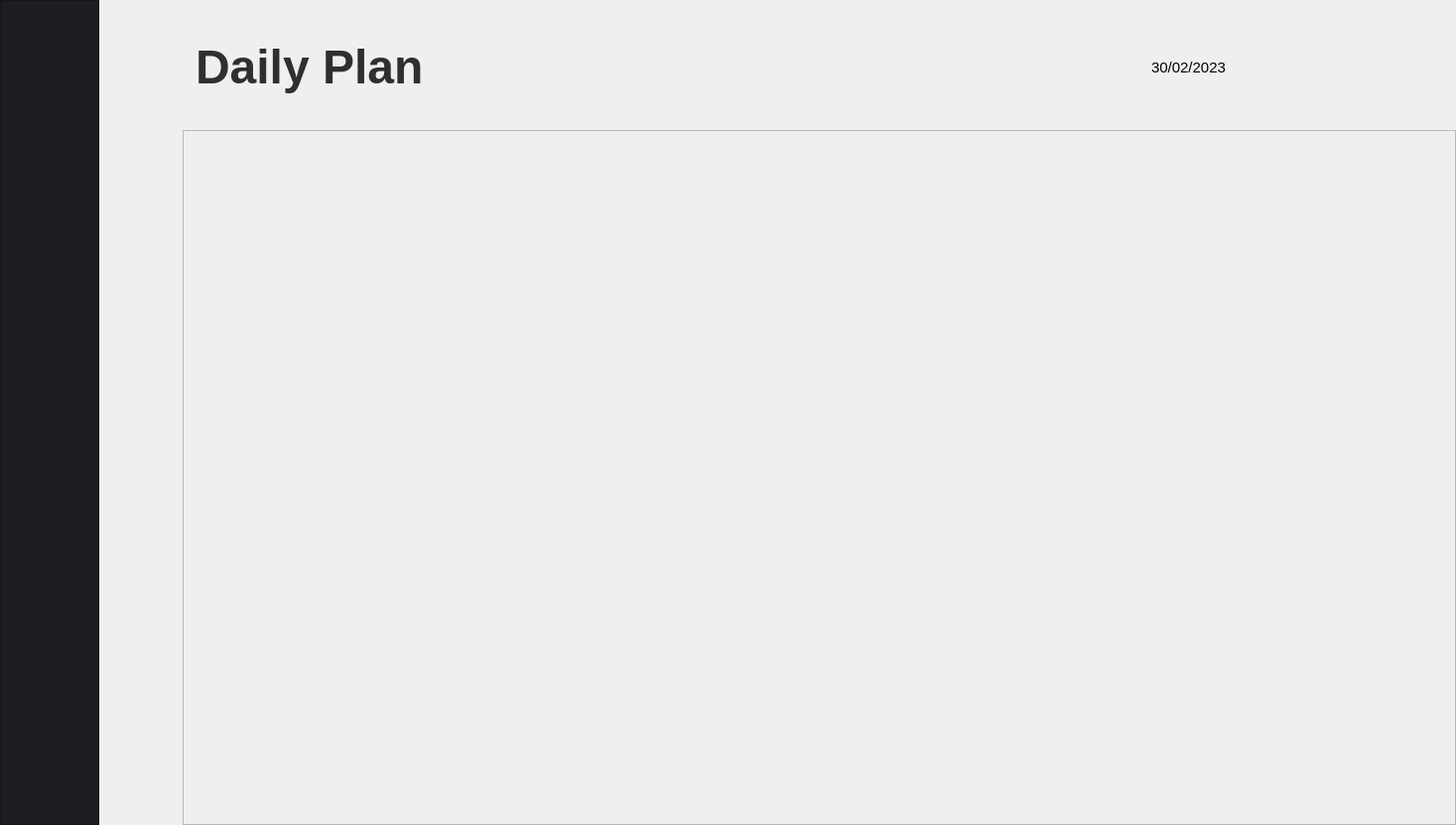
<?xml version="1.0" encoding="UTF-8"?>
<ui version="4.0">
 <class>MainWindow</class>
 <widget class="QMainWindow" name="MainWindow">
  <property name="geometry">
   <rect>
    <x>0</x>
    <y>0</y>
    <width>1467</width>
    <height>831</height>
   </rect>
  </property>
  <property name="windowTitle">
   <string>MainWindow</string>
  </property>
  <property name="autoFillBackground">
   <bool>false</bool>
  </property>
  <widget class="QWidget" name="centralwidget">
   <layout class="QGridLayout" name="gridLayout">
    <property name="leftMargin">
     <number>0</number>
    </property>
    <property name="topMargin">
     <number>0</number>
    </property>
    <property name="rightMargin">
     <number>0</number>
    </property>
    <property name="bottomMargin">
     <number>0</number>
    </property>
    <property name="horizontalSpacing">
     <number>20</number>
    </property>
    <item row="2" column="0" rowspan="2">
     <layout class="QVBoxLayout" name="verticalLayout">
      <item>
       <widget class="QFrame" name="frame">
        <property name="enabled">
         <bool>true</bool>
        </property>
        <property name="minimumSize">
         <size>
          <width>100</width>
          <height>400</height>
         </size>
        </property>
        <property name="maximumSize">
         <size>
          <width>100</width>
          <height>16777215</height>
         </size>
        </property>
        <property name="styleSheet">
         <string notr="true">background-color: rgb(28, 29, 34)</string>
        </property>
        <property name="frameShape">
         <enum>QFrame::StyledPanel</enum>
        </property>
        <property name="frameShadow">
         <enum>QFrame::Raised</enum>
        </property>
        <widget class="QLabel" name="label_2">
         <property name="geometry">
          <rect>
           <x>25</x>
           <y>50</y>
           <width>51</width>
           <height>51</height>
          </rect>
         </property>
         <property name="text">
          <string/>
         </property>
         <property name="pixmap">
          <pixmap resource="../../../../../../../../../Downloads/tes.qrc">:/newPrefix/Items.png</pixmap>
         </property>
        </widget>
        <widget class="QLabel" name="label">
         <property name="geometry">
          <rect>
           <x>31</x>
           <y>190</y>
           <width>31</width>
           <height>51</height>
          </rect>
         </property>
         <property name="text">
          <string>&lt;html&gt;&lt;head/&gt;&lt;body&gt;&lt;p&gt;&lt;img src=&quot;:/newPrefix/todolist.png&quot;/&gt;&lt;/p&gt;&lt;/body&gt;&lt;/html&gt;</string>
         </property>
        </widget>
        <widget class="QLabel" name="label_5">
         <property name="geometry">
          <rect>
           <x>21</x>
           <y>270</y>
           <width>51</width>
           <height>51</height>
          </rect>
         </property>
         <property name="text">
          <string>&lt;html&gt;&lt;head/&gt;&lt;body&gt;&lt;p&gt;&lt;img src=&quot;:/newPrefix/daily plan.png&quot;/&gt;&lt;/p&gt;&lt;/body&gt;&lt;/html&gt;</string>
         </property>
        </widget>
        <widget class="QLabel" name="label_4">
         <property name="geometry">
          <rect>
           <x>22</x>
           <y>350</y>
           <width>51</width>
           <height>51</height>
          </rect>
         </property>
         <property name="text">
          <string>&lt;html&gt;&lt;head/&gt;&lt;body&gt;&lt;p&gt;&lt;img src=&quot;:/newPrefix/target.png&quot;/&gt;&lt;/p&gt;&lt;/body&gt;&lt;/html&gt;</string>
         </property>
        </widget>
        <widget class="QLabel" name="label_8">
         <property name="geometry">
          <rect>
           <x>21</x>
           <y>440</y>
           <width>51</width>
           <height>41</height>
          </rect>
         </property>
         <property name="text">
          <string>&lt;html&gt;&lt;head/&gt;&lt;body&gt;&lt;p&gt;&lt;img src=&quot;:/newPrefix/gratitude.png&quot;/&gt;&lt;/p&gt;&lt;/body&gt;&lt;/html&gt;</string>
         </property>
        </widget>
        <widget class="QLabel" name="label_6">
         <property name="geometry">
          <rect>
           <x>30</x>
           <y>510</y>
           <width>41</width>
           <height>71</height>
          </rect>
         </property>
         <property name="text">
          <string>&lt;html&gt;&lt;head/&gt;&lt;body&gt;&lt;p&gt;&lt;img src=&quot;:/newPrefix/article.png&quot;/&gt;&lt;/p&gt;&lt;/body&gt;&lt;/html&gt;</string>
         </property>
        </widget>
        <widget class="QLabel" name="label_7">
         <property name="geometry">
          <rect>
           <x>40</x>
           <y>730</y>
           <width>31</width>
           <height>31</height>
          </rect>
         </property>
         <property name="text">
          <string>&lt;html&gt;&lt;head/&gt;&lt;body&gt;&lt;p&gt;&lt;img src=&quot;:/newPrefix/Icon.png&quot;/&gt;&lt;/p&gt;&lt;/body&gt;&lt;/html&gt;</string>
         </property>
        </widget>
       </widget>
      </item>
     </layout>
    </item>
    <item row="2" column="1">
     <layout class="QHBoxLayout" name="horizontalLayout_2">
      <item alignment="Qt::AlignTop">
       <widget class="QPushButton" name="pushButton">
        <property name="maximumSize">
         <size>
          <width>50</width>
          <height>16777215</height>
         </size>
        </property>
        <property name="autoFillBackground">
         <bool>false</bool>
        </property>
        <property name="styleSheet">
         <string notr="true">margin-top: 50px; margin-left: 10px</string>
        </property>
        <property name="text">
         <string/>
        </property>
        <property name="icon">
         <iconset resource="../../../../../../../../../Downloads/tes.qrc">
          <normaloff>:/newPrefix/Back.png</normaloff>:/newPrefix/Back.png</iconset>
        </property>
        <property name="iconSize">
         <size>
          <width>47</width>
          <height>49</height>
         </size>
        </property>
        <property name="autoDefault">
         <bool>false</bool>
        </property>
        <property name="default">
         <bool>false</bool>
        </property>
        <property name="flat">
         <bool>true</bool>
        </property>
       </widget>
      </item>
     </layout>
    </item>
    <item row="2" column="2">
     <layout class="QVBoxLayout" name="verticalLayout_6">
      <item>
       <layout class="QHBoxLayout" name="horizontalLayout_4">
        <item>
         <widget class="QLabel" name="label_9">
          <property name="font">
           <font>
            <pointsize>36</pointsize>
            <weight>75</weight>
            <bold>true</bold>
           </font>
          </property>
          <property name="styleSheet">
           <string notr="true">margin-top: 40px; color : #2F2F2F; margin-bottom: 30px</string>
          </property>
          <property name="text">
           <string>&lt;html&gt;&lt;head/&gt;&lt;body&gt;&lt;p&gt;Daily Plan&lt;/p&gt;&lt;/body&gt;&lt;/html&gt;</string>
          </property>
          <property name="alignment">
           <set>Qt::AlignLeading|Qt::AlignLeft|Qt::AlignVCenter</set>
          </property>
         </widget>
        </item>
        <item>
         <spacer name="horizontalSpacer">
          <property name="orientation">
           <enum>Qt::Horizontal</enum>
          </property>
          <property name="sizeHint" stdset="0">
           <size>
            <width>40</width>
            <height>20</height>
           </size>
          </property>
         </spacer>
        </item>
        <item>
         <widget class="QLabel" name="label_3">
          <property name="font">
           <font>
            <pointsize>11</pointsize>
           </font>
          </property>
          <property name="styleSheet">
           <string notr="true">margin-top: 40px;margin-bottom: 30px</string>
          </property>
          <property name="text">
           <string>30/02/2023</string>
          </property>
         </widget>
        </item>
        <item>
         <spacer name="horizontalSpacer_2">
          <property name="orientation">
           <enum>Qt::Horizontal</enum>
          </property>
          <property name="sizeType">
           <enum>QSizePolicy::Minimum</enum>
          </property>
          <property name="sizeHint" stdset="0">
           <size>
            <width>40</width>
            <height>20</height>
           </size>
          </property>
         </spacer>
        </item>
        <item>
         <widget class="QPushButton" name="pushButton_3">
          <property name="styleSheet">
           <string notr="true">margin-top:40px;margin-bottom: 30px</string>
          </property>
          <property name="text">
           <string/>
          </property>
          <property name="icon">
           <iconset resource="../../../../../../../../../Downloads/tes.qrc">
            <normaloff>:/newPrefix/Date_range_light.png</normaloff>:/newPrefix/Date_range_light.png</iconset>
          </property>
          <property name="iconSize">
           <size>
            <width>60</width>
            <height>60</height>
           </size>
          </property>
          <property name="flat">
           <bool>true</bool>
          </property>
         </widget>
        </item>
        <item>
         <spacer name="horizontalSpacer_3">
          <property name="orientation">
           <enum>Qt::Horizontal</enum>
          </property>
          <property name="sizeType">
           <enum>QSizePolicy::Minimum</enum>
          </property>
          <property name="sizeHint" stdset="0">
           <size>
            <width>40</width>
            <height>20</height>
           </size>
          </property>
         </spacer>
        </item>
        <item>
         <widget class="QPushButton" name="pushButton_2">
          <property name="styleSheet">
           <string notr="true">margin-right: 80px; margin-top: 40px;margin-bottom: 30px</string>
          </property>
          <property name="text">
           <string/>
          </property>
          <property name="icon">
           <iconset resource="../../../../../../../../../Downloads/tes.qrc">
            <normaloff>:/newPrefix/Add_round.png</normaloff>:/newPrefix/Add_round.png</iconset>
          </property>
          <property name="iconSize">
           <size>
            <width>60</width>
            <height>60</height>
           </size>
          </property>
          <property name="flat">
           <bool>true</bool>
          </property>
         </widget>
        </item>
       </layout>
      </item>
     </layout>
    </item>
    <item row="3" column="2">
     <widget class="QScrollArea" name="scrollArea">
      <property name="widgetResizable">
       <bool>true</bool>
      </property>
      <widget class="QWidget" name="scrollAreaWidgetContents">
       <property name="geometry">
        <rect>
         <x>0</x>
         <y>0</y>
         <width>1271</width>
         <height>676</height>
        </rect>
       </property>
      </widget>
     </widget>
    </item>
   </layout>
  </widget>
 </widget>
 <resources>
  <include location="../../../../../../../../../Downloads/tes.qrc"/>
  <include location="../../../../../../../../../Downloads/tes.qrc"/>
 </resources>
 <connections/>
</ui>
